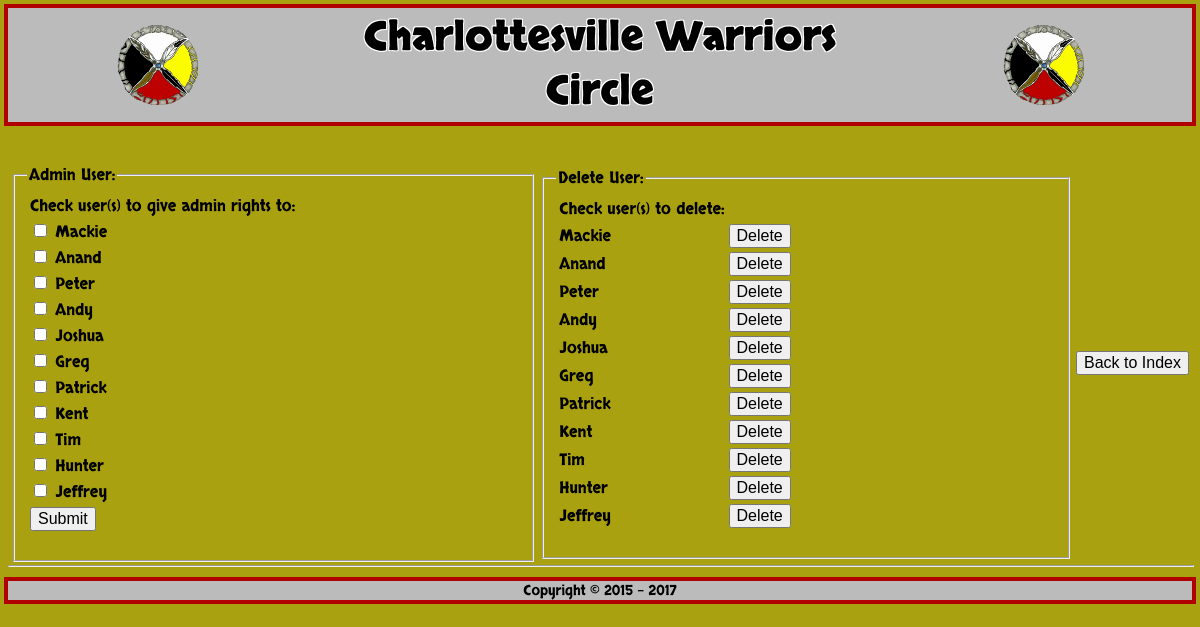
Screenshot of /adminusers.php with the database file from the repository.
### tables this page shows
CREATE TABLE `users` (
  `id` int(10) unsigned NOT NULL AUTO_INCREMENT,
  `username` varchar(10) NOT NULL,
  `password` varchar(50) NOT NULL,
  `admin` int(10) unsigned NOT NULL DEFAULT '0',
  `superadmin` int(10) unsigned NOT NULL DEFAULT '0',
  PRIMARY KEY (`id`)
);

CREATE TABLE `uinfo` (
  `id` int(10) unsigned NOT NULL AUTO_INCREMENT,
  `f_name` char(25) NOT NULL,
  `l_name` char(25) NOT NULL,
  `email` char(50) NOT NULL DEFAULT '-',
  `uid` int(10) unsigned NOT NULL,
  PRIMARY KEY (`id`),
  KEY `uid` (`uid`),
  CONSTRAINT `uinfo_ibfk_1` FOREIGN KEY (`uid`) REFERENCES `users` (`id`) ON UPDATE CASCADE
);

### setupAdmin.php (the view, shortened to what this page needs)
<fieldset>
<legend>Admin User:</legend>
<form name="update_admin" method="post"  action="updateAdmin.php">
<table>
<tr>
<td>
<label for="users">Check user(s) to give admin rights to:</label>
</td>
</tr>
<?php
require_once 'conn.php';
$sql = "SELECT i.f_name,i.l_name,u.admin,i.uid FROM uinfo i,users u WHERE u.id=i.uid AND u.superadmin!='1'";
$get_uinfo = mysqli_query($conn,$sql) or die("Error: ".mysqli_error($conn));
while($userrow = mysqli_fetch_array($get_uinfo))
{
?>
	<tr>
		<td>
			<input type="checkbox" name="adminUser[]" value=<?php echo $userrow['uid']?>
			<?php
				if($userrow['admin']=="1")
					echo "checked";
				else
			?>
			>
			<label>
				<?php
				echo $userrow['f_name']." ".$userrow['l_name']
				?>
			</label>
		</td>
	</tr>
<?php
}
?>
	<tr>
	<td>
	<input type="submit" name="submit" id= "submit" value="Submit"/>
	</td>
	</tr>
</table>
</form>
</fieldset>

### deleteusers.php (shortened to what this page needs)
<fieldset>
<legend>Delete User:</legend>
<form name="update_admin" method="post"  action="updateAdmin.php">
<table>
<tr>
<td>
<label for="users">Check user(s) to delete:</label>
</td>
</tr>
<?php
require_once 'conn.php';
$sql = "SELECT i.f_name,i.l_name,u.admin,i.uid FROM uinfo i,users u WHERE u.id=i.uid AND u.superadmin!='1'";
$get_uinfo = mysqli_query($conn,$sql) or die("Error: ".mysqli_error($conn));
while($userrow = mysqli_fetch_array($get_uinfo))
{
?>
	<tr>
		<td>
			<label>
			<?php
				echo $userrow['f_name']." ".$userrow['l_name']
			?>
			</label>
		</td>
		<td>
			<?php
				echo "<input type='button' onclick='delForm(".$userrow['uid'].");' value='Delete' class='left' >";
			?>
		</td>
	</tr>
<?php
}
?>
</table>
</form>
</fieldset>

### style.css (style rules this page uses)
body { text-align:center; color:#000000; background:#aaa111; font-family: "Skranji", Verdana, Tahoma; min-width: 500px; }
div.header { width: 100%; text-align: center; background: #BBBBBB; font-family: "SkranjiBold", Verdana, Tahoma; outline: 4px solid #B00100; }
body,input,textarea { font-size:16px; }
.title { text-align:center; font-size:40px; color: black; text-shadow: -1px -1px 0 #FFF, 1px -1px 0 #FFF, -1px 1px 0 #FFF, 1px 1px 0 #FFF; }
.line { padding: 0 0 0; margin: 0px 0; line-height: 2px; border-left: 100% solid #ddd; border-right:100% solid #ddd; text-align: center; }

### rows the page displays
uinfo: f_name "Mackie"
uinfo: f_name "Anand"
uinfo: f_name "Peter"
uinfo: f_name "Andy"
uinfo: f_name "Joshua"
uinfo: f_name "Greg"
uinfo: f_name "Patrick"
uinfo: f_name "Kent"
uinfo: f_name "Tim"
uinfo: f_name "Hunter"
uinfo: f_name "Jeffrey"
